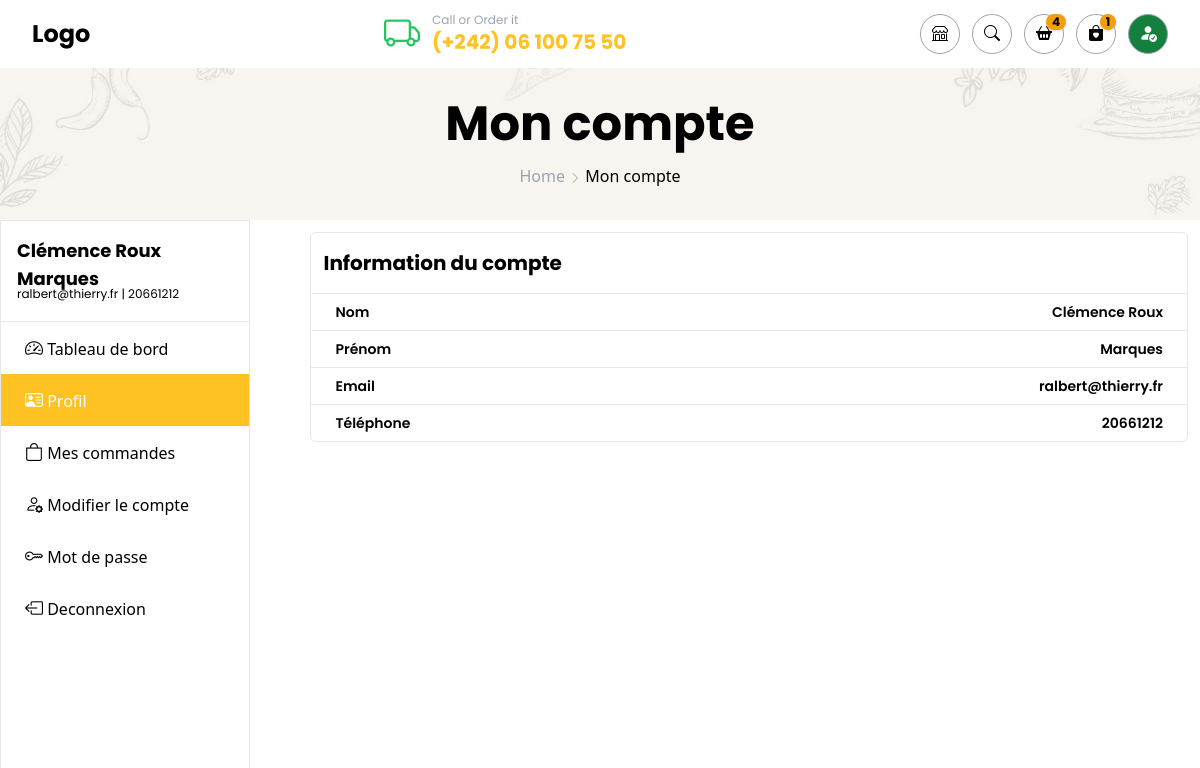
Screenshot of /profil.php (signed in) with the database file from the repository.
### tables this page shows
CREATE TABLE IF NOT EXISTS `clients` (
  `id` int(11) NOT NULL,
  `nom` varchar(100) NOT NULL,
  `prenom` varchar(200) NOT NULL,
  `email` varchar(100) NOT NULL,
  `tel` varchar(100) NOT NULL,
  `password` varchar(100) NOT NULL,
  `created_at` datetime NOT NULL DEFAULT current_timestamp(),
  `updated_at` datetime DEFAULT current_timestamp(),
  `statut` int(1) DEFAULT NULL,
  PRIMARY KEY (`id`)
);

### profil.php (called while the page is built, shortened)
<?php
$repoClient = new ClientRepository();
$client = $repoClient->findUser($_COOKIE['user_email']);
view(
    name: 'compte/profil',
    pageTitle: "Mon compte",
    layout: "front",
    params: [
        'client' => $client,
    ]
);

### db.php (called while the page is built)
<?php
function db() : PDO {
    $db =  new PDO("mysql:host=". HOST . ";charset=utf8;dbname=". DB_NAME, USER, PASS);
    $db->setAttribute(PDO::ATTR_ERRMODE, PDO::ERRMODE_EXCEPTION);
    $db->setAttribute(PDO::ATTR_DEFAULT_FETCH_MODE, PDO::FETCH_ASSOC);
    return $db;
}

### repositories/client_repository.php (called while the page is built, shortened)
<?php
class ClientRepository
{
    public function findUser($login)
    {
        $stmt = db()->prepare("SELECT c.id, c.nom, c.prenom, c.email, c.tel, c.password, c.created_at as createdAt, c.updated_at as updatedAt, statut FROM clients c WHERE c.email = :login OR c.tel = :login");
        $stmt->execute(['login' => $login]);
        $stmt->setFetchMode(PDO::FETCH_CLASS, Client::class);
        return $stmt->fetch();
    }
}

### models/client.model.php (called while the page is built, shortened)
<?php
class Client
{
    private $nom;
    private $prenom;
    private $email;
    private $tel;
    public function getNom(): string
    {
        return $this->nom;
    }
    public function getPrenom(): string
    {
        return $this->prenom;
    }
    public function getEmail(): string
    {
        return $this->email;
    }
    public function getTel(): string
    {
        return $this->tel;
    }
}

### views/compte/profil.view.php (the view)
<div class="shop-baner-client">
    <p class="titre-baner">Mon compte</p>
    <span class="link-baner"><a href="/" class="text-gray-400 hover:text-primary">Home</a>
        <span class="font-bold text-xs text-gray-400"><i class="bi bi-chevron-right"></i></span> Mon compte</span>
</div>
<div class="compte-content">
    <div class="compte-grid ">
        <?php require 'compte-sidebar.php' ?>
        <div class="compte-grid-2">
            <div class="border rounded-md">
                <p class="text-xl font-bold px-3 py-4">Information du compte</p>
                <div class="flex justify-between items-center px-6 border-t-[0.05px]">
                    <span class="font-[600] text-sm py-2">Nom</span>
                    <span class="font-[600] text-sm py-2"><?= $client->getNom() ?></span>
                </div>
                <div class="flex justify-between items-center px-6 border-t-[0.05px]">
                    <span class="font-[600] text-sm py-2">Prénom</span>
                    <span class="font-[600] text-sm py-2"><?= $client->getPrenom() ?></span>
                </div>
                <div class="flex justify-between items-center px-6 border-t-[0.05px]">
                    <span class="font-[600] text-sm py-2">Email</span>
                    <span class="font-[600] text-sm py-2"><?= $client->getEmail() ?></span>
                </div>
                <div class="flex justify-between items-center px-6 border-t-[0.05px]">
                    <span class="font-[600] text-sm py-2">Téléphone</span>
                    <span class="font-[600] text-sm py-2"><?= $client->getTel() ?></span>
                </div>
            </div>
        </div>
    </div>
</div>

### views/compte/compte-sidebar.php (shortened to what this page needs)
<div class="w-[400px]">
    <div class="card-profil">
        <div class="border-b-[0.05px] p-4">
            <p class="text-lg font-bold -mb-3"><?= $client->getNom() ?> <?= $client->getPrenom() ?></p>
            <span class="text-xs"><?= $client->getEmail() ?> | <?= $client->getTel() ?></span>
        </div>
        <a href="/compte.php" class="profil-link <?= is_active_client('compte') ?>">
            <span class="profil-ligne"><i class="bi bi-speedometer2 text-lg"></i> Tableau de bord</span>
        </a>
        <a href="/profil.php" class="profil-link <?= is_active_client('profil') ?>">
            <span class="profil-ligne"><i class="bi bi-person-vcard text-lg"></i> Profil</span>
        </a>
        <a href="/commande.php" class="profil-link <?= is_active_client('commande') . is_active_client('detail') ?>">
            <span class="profil-ligne"><i class="bi bi-bag text-lg"></i> Mes commandes</span>
        </a>
        <a href="/update_compte.php" class="profil-link <?= is_active_client('update_compte') ?>">
            <span class="profil-ligne"><i class="bi bi-person-gear text-lg"></i> Modifier le compte</span>
        </a>
        <a href="/update_password.php" class="profil-link <?= is_active_client('update_password') ?>">
            <span class="profil-ligne"><i class="bi bi-key text-lg"></i> Mot de passe</span>
        </a>
        <a href="/logout.php" class="profil-link">
            <span class="profil-ligne"><i class="bi bi-box-arrow-left text-lg"></i> Deconnexion</span>
        </a>
    </div>
</div>

### rows the page displays
clients: nom "Clémence Roux", prenom "Marques", email "ralbert@thierry.fr", tel "20661212"

### other values shown
$cartItems "4"
$FavorieItems "1"
